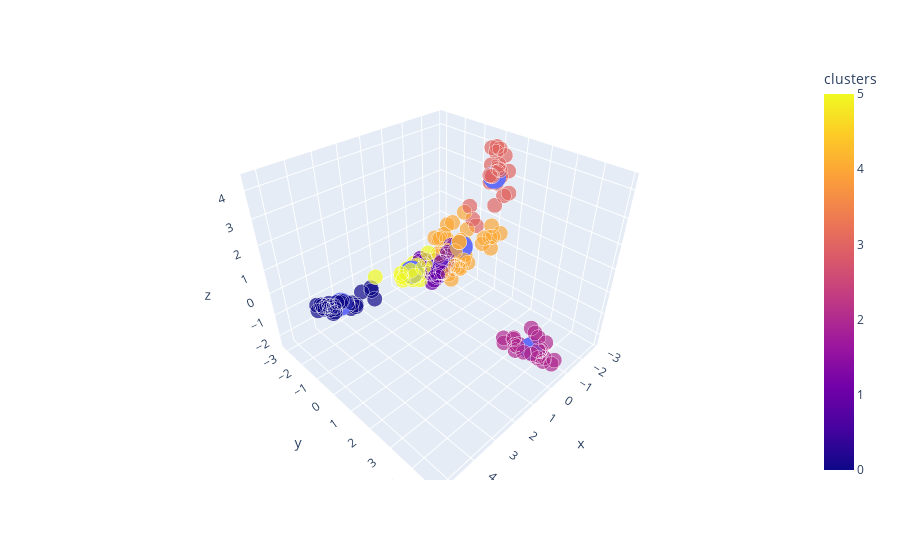

Notebook source saved alongside this figure:
### Code cell
transformed_df = pd.DataFrame(transformed_train_X, columns=['x','y','z'])
transformed_df['clusters'] = kmeans.labels_
transformed_df['target'] = train_y.values
transformed_df['name'] = df.index
transformed_df['size'] = [1 for i in range(transformed_df.shape[0])]
fig = px.scatter_3d(transformed_df, x='x', y='y', z='z',
              color='clusters', hover_data=['name'], size='size', size_max=15)
fig.add_trace(px.scatter_3d(pd.DataFrame(kmeans.cluster_centers_, columns=['x','y','z']), x='x', y='y', z='z').data[0])

### Figure 1 — Plotly figure (JSON) as saved in the notebook; plotly's stock layout.template omitted (floating-point values rounded to 4 significant figures; data arrays with more than 128 entries replaced by an {"elided": "..."} marker saying what was removed)
{"data": [{"customdata": {"elided": "166x1 str values"}, "hovertemplate": "x=%{x}<br>y=%{y}<br>z=%{z}<br>size=%{marker.size}<br>name=%{customdata[0]}<br>clusters=%{marker.color}<extra></extra>", "legendgroup": "", "marker": {"color": {"elided": "166 int values"}, "coloraxis": "coloraxis", "size": {"elided": "166 int values"}, "sizemode": "area", "sizeref": 0.004444, "symbol": "circle"}, "mode": "markers", "name": "", "scene": "scene", "showlegend": false, "type": "scatter3d", "x": {"elided": "166 float values"}, "y": {"elided": "166 float values"}, "z": {"elided": "166 float values"}}, {"hovertemplate": "x=%{x}<br>y=%{y}<br>z=%{z}<extra></extra>", "legendgroup": "", "marker": {"color": "#636efa", "symbol": "circle"}, "mode": "markers", "name": "", "scene": "scene", "showlegend": false, "type": "scatter3d", "x": [4.491, -1.497, -0.1979, -1.919, -1.258, 0.15], "y": [-0.3808, -1.944, 3.996, 0.4858, -0.418, -1.817], "z": [0.6495, -1.65, -1.54, 3.277, 0.2348, -0.9835]}], "layout": {"coloraxis": {"colorbar": {"title": {"text": "clusters"}}, "colorscale": [[0, "#0d0887"], [0.1111, "#46039f"], [0.2222, "#7201a8"], [0.3333, "#9c179e"], [0.4444, "#bd3786"], [0.5556, "#d8576b"], [0.6667, "#ed7953"], [0.7778, "#fb9f3a"], [0.8889, "#fdca26"], [1, "#f0f921"]]}, "legend": {"itemsizing": "constant", "tracegroupgap": 0}, "margin": {"t": 60}, "scene": {"domain": {"x": [0, 1], "y": [0, 1]}, "xaxis": {"title": {"text": "x"}}, "yaxis": {"title": {"text": "y"}}, "zaxis": {"title": {"text": "z"}}}}}
